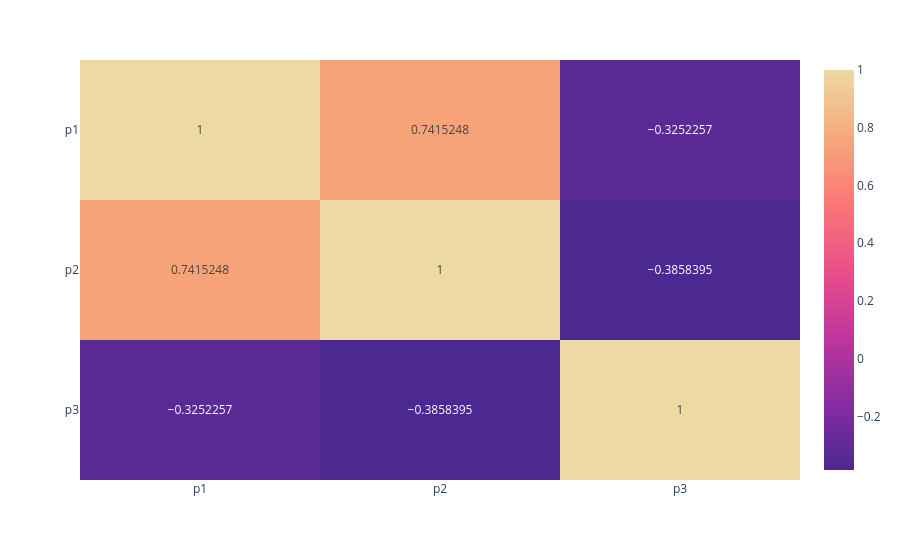

Notebook code for this chart:
### Code cell
fig_corr

### Figure 1 — Plotly figure (JSON) as saved in the notebook; plotly's stock layout.template omitted (floating-point values rounded to 4 significant figures)
{"data": [{"coloraxis": "coloraxis", "hovertemplate": "x: %{x}<br>y: %{y}<br>color: %{z}<extra></extra>", "name": "0", "texttemplate": "%{z}", "type": "heatmap", "x": ["p1", "p2", "p3"], "xaxis": "x", "y": ["p1", "p2", "p3"], "yaxis": "y", "z": [[1, 0.7415, -0.3252], [0.7415, 1, -0.3858], [-0.3252, -0.3858, 1]]}], "layout": {"coloraxis": {"colorscale": [[0, "rgb(75, 41, 145)"], [0.1667, "rgb(135, 44, 162)"], [0.3333, "rgb(192, 54, 157)"], [0.5, "rgb(234, 79, 136)"], [0.6667, "rgb(250, 120, 118)"], [0.8333, "rgb(246, 169, 122)"], [1, "rgb(237, 217, 163)"]]}, "margin": {"t": 60}, "xaxis": {"anchor": "y", "domain": [0, 1]}, "yaxis": {"anchor": "x", "autorange": "reversed", "domain": [0, 1]}}}
